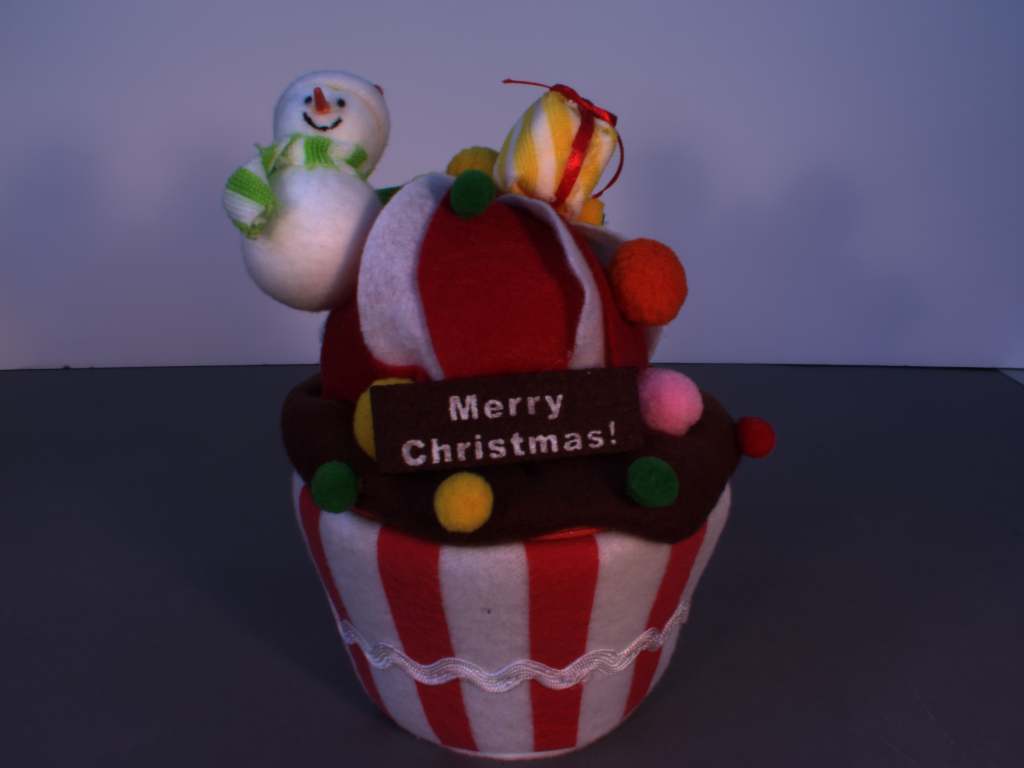
%> input picture data/synthetic/Monno/snowman/0.png, 1024 x 768 px; its folder holds 4 pictures in this run; the run also reads 3 pictures not shown here
$ octave demo_syn.m   (GNU Octave 9; MATLAB toolbox functions it lacks are replaced by stand-ins)
%> lines starting %> are read from the running program, lines starting %| are printed output that depends on the picture
### utils/get_cpdmask.m
function mask = get_cpdmask(h,w,pattern)
pr = find((pattern == 'r') + (pattern == 'R'));
num(pr) = 1;
pg = find((pattern == 'g') + (pattern == 'G'));
num(pg) = 2;
pb = find((pattern == 'b') + (pattern == 'B'));
num(pb) = 3;

mask_rgb = zeros(h/2,w/2,3);
mask_rgb(1:2:h/2, 1:2:w/2, num(1)) = 1;
mask_rgb(1:2:h/2, 2:2:w/2, num(2)) = 1;
mask_rgb(2:2:h/2, 1:2:w/2, num(3)) = 1;
mask_rgb(2:2:h/2, 2:2:w/2, num(4)) = 1;

% polarization pattern : [90,45;135,0]
mask = zeros(h,w,12);
for i = 1:3
    mask(2:2:h,2:2:w,i)   = mask_rgb(:,:,i);
    mask(1:2:h,2:2:w,i+3) = mask_rgb(:,:,i);
    mask(1:2:h,1:2:w,i+6) = mask_rgb(:,:,i);
    mask(2:2:h,1:2:w,i+9) = mask_rgb(:,:,i);
end

### utils/init_interp.m
function [S_ini,mask] = init_interp(CPFA)
h = size(CPFA,1);
w = size(CPFA,2);
pattern    = 'rggb';
col_method = "RI";
pol_method = "PCDP";
mask = get_cpdmask(h,w,pattern);

% color demosaicking
Bayer_90  = CPFA(1:2:end,1:2:end);
Bayer_45  = CPFA(1:2:end,2:2:end);
Bayer_135 = CPFA(2:2:end,1:2:end);
Bayer_0   = CPFA(2:2:end,2:2:end);

if col_method == "RI"
    sigma = 1;
    eps = 1e-32;
    BayerDem_90  = bayer_residual(repmat(Bayer_90,[1,1,3]),pattern,sigma,eps);
    BayerDem_45  = bayer_residual(repmat(Bayer_45,[1,1,3]),pattern,sigma,eps);
    BayerDem_135 = bayer_residual(repmat(Bayer_135,[1,1,3]),pattern,sigma,eps);
    BayerDem_0   = bayer_residual(repmat(Bayer_0,[1,1,3]),pattern,sigma,eps);
elseif col_method == "BI"
    eps = 1e-32;
    mask_bayer(1:2:h/2, 1:2:w/2, 1) = 1;
    mask_bayer(1:2:h/2, 2:2:w/2, 2) = 1;
    mask_bayer(2:2:h/2, 1:2:w/2, 2) = 1;
    mask_bayer(2:2:h/2, 2:2:w/2, 3) = 1;

    mosaic_bayer90 = Bayer_90.*mask_bayer;
    mosaic_bayer45 = Bayer_45.*mask_bayer;
    mosaic_bayer135 = Bayer_135.*mask_bayer;
    mosaic_bayer0 = Bayer_0.*mask_bayer;

    BayerDem_90  = bayer_bilinear(mosaic_bayer90);
    BayerDem_45  = bayer_bilinear(mosaic_bayer45);
    BayerDem_135 = bayer_bilinear(mosaic_bayer135);
    BayerDem_0   = bayer_bilinear(mosaic_bayer0);
end

% polarization demosaicking
BayerDem_RGB = zeros(h,w,3);
BayerDem_RGB(1:2:end,1:2:end,:) = BayerDem_90;
BayerDem_RGB(1:2:end,2:2:end,:) = BayerDem_45;
BayerDem_RGB(2:2:end,1:2:end,:) = BayerDem_135;
BayerDem_RGB(2:2:end,2:2:end,:) = BayerDem_0;

if pol_method == "PCDP"
    mask_dofp = zeros(h,w,4);
    mask_dofp(1:2:h, 1:2:w, 1) = 1;
    mask_dofp(1:2:h, 2:2:w, 2) = 1;
    mask_dofp(2:2:h, 1:2:w, 4) = 1;
    mask_dofp(2:2:h, 2:2:w, 3) = 1;
    for k = 1:3
        mosaic = padarray(BayerDem_RGB(:,:,k).*mask_dofp,[8,8,0],'symmetric');
        mask_dofp_in = padarray(mask_dofp,[8,8,0],'symmetric');
        [i90, i45, i0, i135] = PCDP(mosaic,mask_dofp_in);
        Dem_0(:,:,k)   = i0;
        Dem_45(:,:,k)  = i45;
        Dem_90(:,:,k)  = i90;
        Dem_135(:,:,k) = i135;
    end
elseif pol_method == "EARI"
    mask_p90  = mask(:,:,7) + mask(:,:,8) + mask(:,:,9);
    mask_p45  = mask(:,:,4) + mask(:,:,5) + mask(:,:,6);
    mask_p135 = mask(:,:,10) + mask(:,:,11) + mask(:,:,12);
    mask_p0   = mask(:,:,1) + mask(:,:,2) + mask(:,:,3);
    [Dem_0, Dem_45, Dem_90, Dem_135] = EARI(BayerDem_RGB,eps,mask_p0,mask_p45,mask_p90,mask_p135);
end

S_ini = cat(3,Dem_0,Dem_45,Dem_90,Dem_135);
end

### demo_syn.m
% ========================================================================
% Learning a Non-Locally Regularized Convolutional Sparse Representation
% for Joint Chromatic and Polarimetric Demosaicking, Version 1.0
% Copyright(c) 2024 Yidong Luo, Junchao Zhang, Jianbo Shao, Jiandong Tian,
% Jiayi Ma, All Rights Reserved.
%
% ----------------------------------------------------------------------
% Permission to use, copy, or modify this software and its documentation
% for educational and research purposes only and without fee is here
% granted, provided that this copyright notice and the original authors'
% names appear on all copies and supporting documentation. This program
% shall not be used, rewritten, or adapted as the basis of a commercial
% software or hardware product without first obtaining permission of the
% authors. The authors make no representations about the suitability of
% this software for any purpose. It is provided "as is" without express
% or implied warranty.
%
%----------------------------------------------------------------------
% This is an demo of "Learning a Non-Locally Regularized Convolutional
% Sparse Representation for Joint Chromatic and Polarimetric Demosaicking."
%
% Please cite the following paper when you use it:
%
% Yidong Luo, Junchao Zhang, Jianbo Shao, Jiandong Tian, Jiayi Ma, "Learn-
% -ing a Non-Locally Regularized Convolutional Sparse Representation for
% Joint Chromatic and Polarimetric Demosaicking." IEEE Trans. on Image
% Processing, 33, 5029-5044 (2024).
%----------------------------------------------------------------------

clear
clc
close all
addpath utils
addpath utils\functions
dbstop if error

saveornot = 1;
dataset_name = 'Monno'; % others: Qiu, Wen

%% load images
imagedir = dir(fullfile('data', 'synthetic', dataset_name));
imagedir = imagedir(3:end,:);

for nn = 1
    image_name = imagedir(nn).name;
    im0   = im2double(imread(fullfile('data', 'synthetic', dataset_name, image_name ,'0.png')));
    im45  = im2double(imread(fullfile('data', 'synthetic', dataset_name, image_name ,'45.png')));
    im90  = im2double(imread(fullfile('data', 'synthetic', dataset_name, image_name ,'90.png')));
    im135 = im2double(imread(fullfile('data', 'synthetic', dataset_name, image_name ,'135.png')));
    S_ori = cat(3,im0,im45,im90,im135);
    S_ori = S_ori(301:516,401:616,:); % for quicker test
    Mask = get_cpdmask(size(S_ori,1),size(S_ori,2),'rggb');
%> in get_cpdmask, `mask_rgb(2:2:h/2, 1:2:w/2, num(3)) = 1;`:
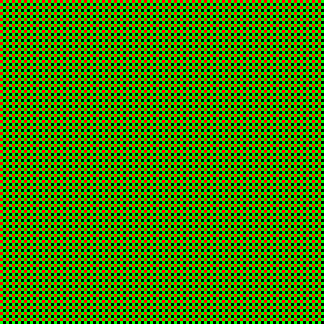
%> mask_rgb: size 108x108x3 double (shown 3 times larger); mean R, G, B 0.25, 0.5, 0
%> in get_cpdmask, `mask_rgb(2:2:h/2, 2:2:w/2, num(4)) = 1;`:
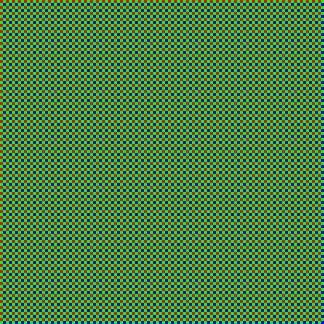
%> mask_rgb: size 108x108x3 double (shown 3 times larger); mean R, G, B 0.25, 0.5, 0.25
    CPFA = sum(S_ori.*Mask,3);
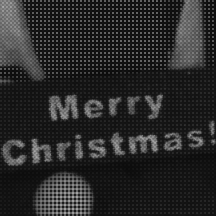
%> CPFA: size 216x216 double; min 0.0455, max 0.669, mean 0.165
    [S_ini,Mask] = init_interp(CPFA);
%> in init_interp, `Bayer_90  = CPFA(1:2:end,1:2:end);`:
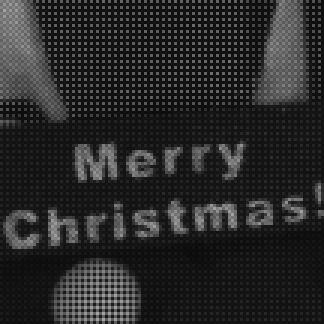
%> Bayer_90: size 108x108 double (shown 3 times larger); min 0.0455, max 0.648, mean 0.164
%> in init_interp, `Bayer_45  = CPFA(1:2:end,2:2:end);`:
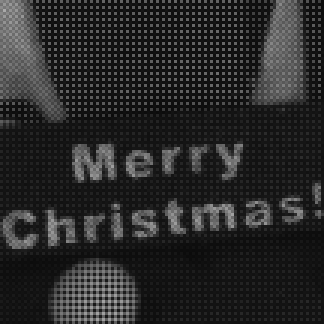
%> Bayer_45: size 108x108 double (shown 3 times larger); min 0.0462, max 0.669, mean 0.164
%> in init_interp, `Bayer_135 = CPFA(2:2:end,1:2:end);`:
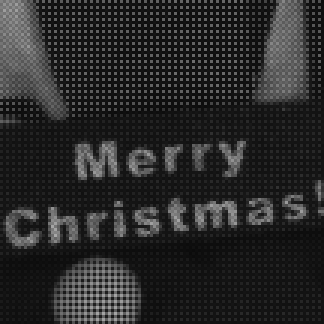
%> Bayer_135: size 108x108 double (shown 3 times larger); min 0.0457, max 0.662, mean 0.165
%> in init_interp, `Bayer_0   = CPFA(2:2:end,2:2:end);`:
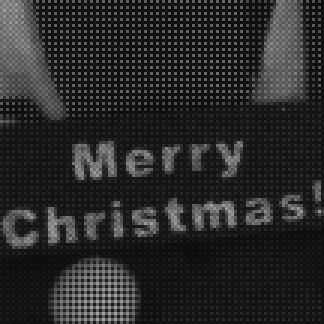
%> Bayer_0: size 108x108 double (shown 3 times larger); min 0.0462, max 0.651, mean 0.166
%> the run ends on the next line
